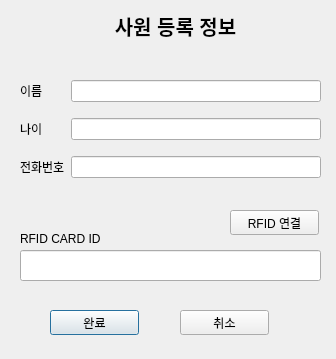
<?xml version="1.0" encoding="UTF-8"?>
<ui version="4.0">
 <class>Dialog_staff_form</class>
 <widget class="QDialog" name="Dialog_staff_form">
  <property name="geometry">
   <rect>
    <x>0</x>
    <y>0</y>
    <width>336</width>
    <height>359</height>
   </rect>
  </property>
  <property name="windowTitle">
   <string>사원 정보</string>
  </property>
  <widget class="QLabel" name="label">
   <property name="geometry">
    <rect>
     <x>10</x>
     <y>10</y>
     <width>331</width>
     <height>31</height>
    </rect>
   </property>
   <property name="font">
    <font>
     <pointsize>15</pointsize>
     <weight>75</weight>
     <bold>true</bold>
    </font>
   </property>
   <property name="text">
    <string>사원 등록 정보</string>
   </property>
   <property name="alignment">
    <set>Qt::AlignCenter</set>
   </property>
  </widget>
  <widget class="QWidget" name="gridLayoutWidget">
   <property name="geometry">
    <rect>
     <x>20</x>
     <y>70</y>
     <width>301</width>
     <height>121</height>
    </rect>
   </property>
   <layout class="QGridLayout" name="gridLayout">
    <item row="2" column="0">
     <widget class="QLabel" name="label_3">
      <property name="text">
       <string>나이</string>
      </property>
     </widget>
    </item>
    <item row="1" column="0">
     <widget class="QLabel" name="label_2">
      <property name="text">
       <string>이름</string>
      </property>
     </widget>
    </item>
    <item row="4" column="0">
     <widget class="QLabel" name="label_4">
      <property name="text">
       <string>전화번호</string>
      </property>
     </widget>
    </item>
    <item row="1" column="1">
     <widget class="QLineEdit" name="lineEdit_name"/>
    </item>
    <item row="2" column="1">
     <widget class="QLineEdit" name="lineEdit_age"/>
    </item>
    <item row="4" column="1">
     <widget class="QLineEdit" name="lineEdit_phone"/>
    </item>
   </layout>
  </widget>
  <widget class="QLineEdit" name="lineEdit_card_id">
   <property name="geometry">
    <rect>
     <x>20</x>
     <y>250</y>
     <width>301</width>
     <height>31</height>
    </rect>
   </property>
  </widget>
  <widget class="QPushButton" name="pushButton_accept">
   <property name="geometry">
    <rect>
     <x>50</x>
     <y>310</y>
     <width>89</width>
     <height>25</height>
    </rect>
   </property>
   <property name="text">
    <string>완료</string>
   </property>
  </widget>
  <widget class="QPushButton" name="pushButton_cancel">
   <property name="geometry">
    <rect>
     <x>180</x>
     <y>310</y>
     <width>89</width>
     <height>25</height>
    </rect>
   </property>
   <property name="text">
    <string>취소</string>
   </property>
  </widget>
  <widget class="QLabel" name="label_5">
   <property name="geometry">
    <rect>
     <x>20</x>
     <y>230</y>
     <width>101</width>
     <height>17</height>
    </rect>
   </property>
   <property name="text">
    <string>RFID CARD ID</string>
   </property>
  </widget>
  <widget class="QPushButton" name="pushButton_rfid_con">
   <property name="geometry">
    <rect>
     <x>230</x>
     <y>210</y>
     <width>89</width>
     <height>25</height>
    </rect>
   </property>
   <property name="text">
    <string>RFID 연결</string>
   </property>
  </widget>
 </widget>
 <resources/>
 <connections/>
</ui>
